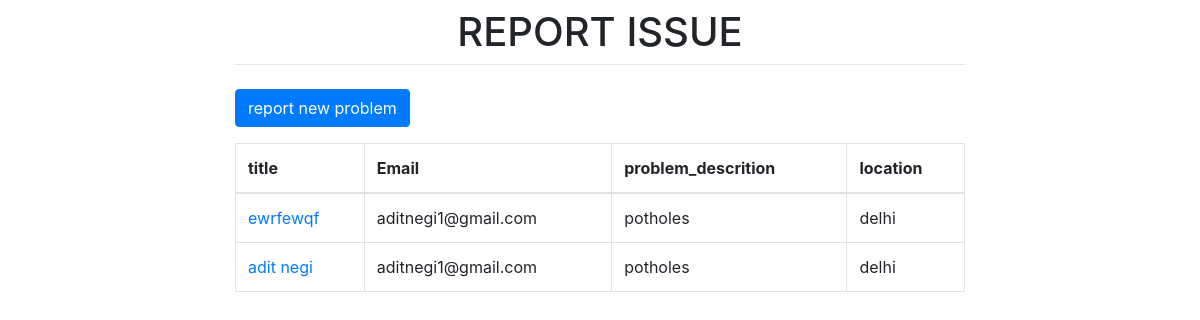
Before: / with the older database file.
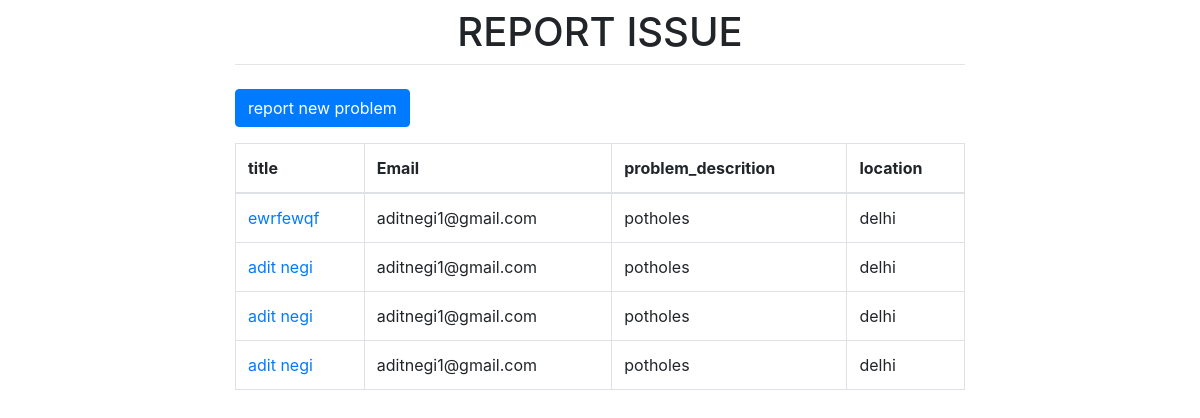
After: the same page with the newer database file.
### people/models.py (models this page shows)
class Person(models.Model):
    title = models.CharField(max_length=130)
    email = models.EmailField(blank=True)
    problem_descrition = models.CharField(max_length=30, blank=False)
    location = models.CharField(max_length=30, blank=False)
    problem_img = models.ImageField(upload_to='images/')

### people/views.py (the view)
# urls.py: path('', PersonListView.as_view(), name='person_list'),
class PersonListView(ListView):
    model = Person
    context_object_name = 'people'

### templates/people/person_list.html
{% extends 'base.html' %} {% block content %}
<p>
  <a href="{% url 'person_add' %}" class="btn btn-primary"
    >report new problem</a
  >
</p>
<table class="table table-bordered">
  <thead>
    <tr>
      <th>title</th>
      <th>Email</th>
      <th>problem_descrition</th>
      <th>location</th>
    </tr>
  </thead>
  <tbody>
    {% for person in people %}
    <tr>
      <td>
        <a href="{% url 'person_edit' person.pk %}">{{ person.title }}</a>
      </td>
      <td>{{ person.email }}</td>
      <td>{{ person.problem_descrition }}</td>
      <td>{{person.location}}</td>
    </tr>
    {% empty %}
    <tr class="table-active">
      <td colspan="3">No data</td>
    </tr>
    {% endfor %}
  </tbody>
</table>
{% endblock %}

### templates/base.html (shortened to what this page needs)
<!DOCTYPE html>
<html lang="en">
  <head>
    <link
      rel="stylesheet"
      href="https://stackpath.bootstrapcdn.com/bootstrap/4.1.3/css/bootstrap.min.css"
    />
  </head>
  <body>
    <div class="container">
      <div class="row justify-content-center">
        <div class="col-md-8">
          <h1 class="mt-2 text-center">REPORT ISSUE</h1>
          <hr class="mt-0 mb-4" />
          {% block content %} {% endblock %}
        </div>
      </div>
    </div>
  </body>
</html>

Changed rows visible on the page:
added Person: title "adit negi", email "aditnegi1@gmail.com", problem_descrition "potholes", location "delhi"
added Person: title "adit negi", email "aditnegi1@gmail.com", problem_descrition "potholes", location "delhi"
